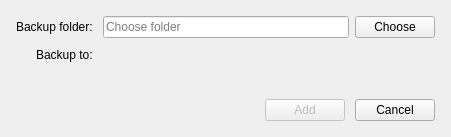
<?xml version="1.0" encoding="UTF-8"?>
<ui version="4.0">
 <class>AddBackupDialog</class>
 <widget class="QDialog" name="AddBackupDialog">
  <property name="geometry">
   <rect>
    <x>0</x>
    <y>0</y>
    <width>451</width>
    <height>137</height>
   </rect>
  </property>
  <property name="windowTitle">
   <string>Add backup folder</string>
  </property>
  <layout class="QVBoxLayout" name="verticalLayout">
   <property name="spacing">
    <number>10</number>
   </property>
   <property name="leftMargin">
    <number>16</number>
   </property>
   <property name="topMargin">
    <number>16</number>
   </property>
   <property name="rightMargin">
    <number>16</number>
   </property>
   <property name="bottomMargin">
    <number>16</number>
   </property>
   <item>
    <layout class="QFormLayout" name="formLayout_3">
     <property name="labelAlignment">
      <set>Qt::AlignRight|Qt::AlignTrailing|Qt::AlignVCenter</set>
     </property>
     <item row="0" column="0">
      <widget class="QLabel" name="label_2">
       <property name="text">
        <string>Backup folder:</string>
       </property>
      </widget>
     </item>
     <item row="0" column="1">
      <layout class="QHBoxLayout" name="horizontalLayout">
       <property name="spacing">
        <number>6</number>
       </property>
       <item>
        <widget class="QLineEdit" name="folderLineEdit">
         <property name="minimumSize">
          <size>
           <width>200</width>
           <height>0</height>
          </size>
         </property>
         <property name="readOnly">
          <bool>true</bool>
         </property>
         <property name="placeholderText">
          <string>Choose folder</string>
         </property>
        </widget>
       </item>
       <item>
        <widget class="QPushButton" name="changeButton">
         <property name="text">
          <string>Choose</string>
         </property>
        </widget>
       </item>
      </layout>
     </item>
     <item row="1" column="0">
      <widget class="QLabel" name="label_3">
       <property name="text">
        <string>Backup to:</string>
       </property>
      </widget>
     </item>
     <item row="1" column="1">
      <widget class="QLabel" name="backupToLabel">
       <property name="text">
        <string/>
       </property>
       <property name="textInteractionFlags">
        <set>Qt::LinksAccessibleByMouse|Qt::TextSelectableByMouse</set>
       </property>
      </widget>
     </item>
    </layout>
   </item>
   <item>
    <spacer name="verticalSpacer">
     <property name="orientation">
      <enum>Qt::Vertical</enum>
     </property>
     <property name="sizeHint" stdset="0">
      <size>
       <width>20</width>
       <height>40</height>
      </size>
     </property>
    </spacer>
   </item>
   <item>
    <layout class="QHBoxLayout" name="horizontalLayout_2">
     <property name="spacing">
      <number>10</number>
     </property>
     <property name="bottomMargin">
      <number>0</number>
     </property>
     <item>
      <spacer name="horizontalSpacer">
       <property name="orientation">
        <enum>Qt::Horizontal</enum>
       </property>
       <property name="sizeHint" stdset="0">
        <size>
         <width>40</width>
         <height>20</height>
        </size>
       </property>
      </spacer>
     </item>
     <item>
      <widget class="QPushButton" name="addButton">
       <property name="enabled">
        <bool>false</bool>
       </property>
       <property name="text">
        <string>Add</string>
       </property>
       <property name="default">
        <bool>true</bool>
       </property>
      </widget>
     </item>
     <item>
      <widget class="QPushButton" name="cancelButton">
       <property name="text">
        <string>Cancel</string>
       </property>
      </widget>
     </item>
    </layout>
   </item>
  </layout>
 </widget>
 <resources/>
 <connections/>
</ui>
